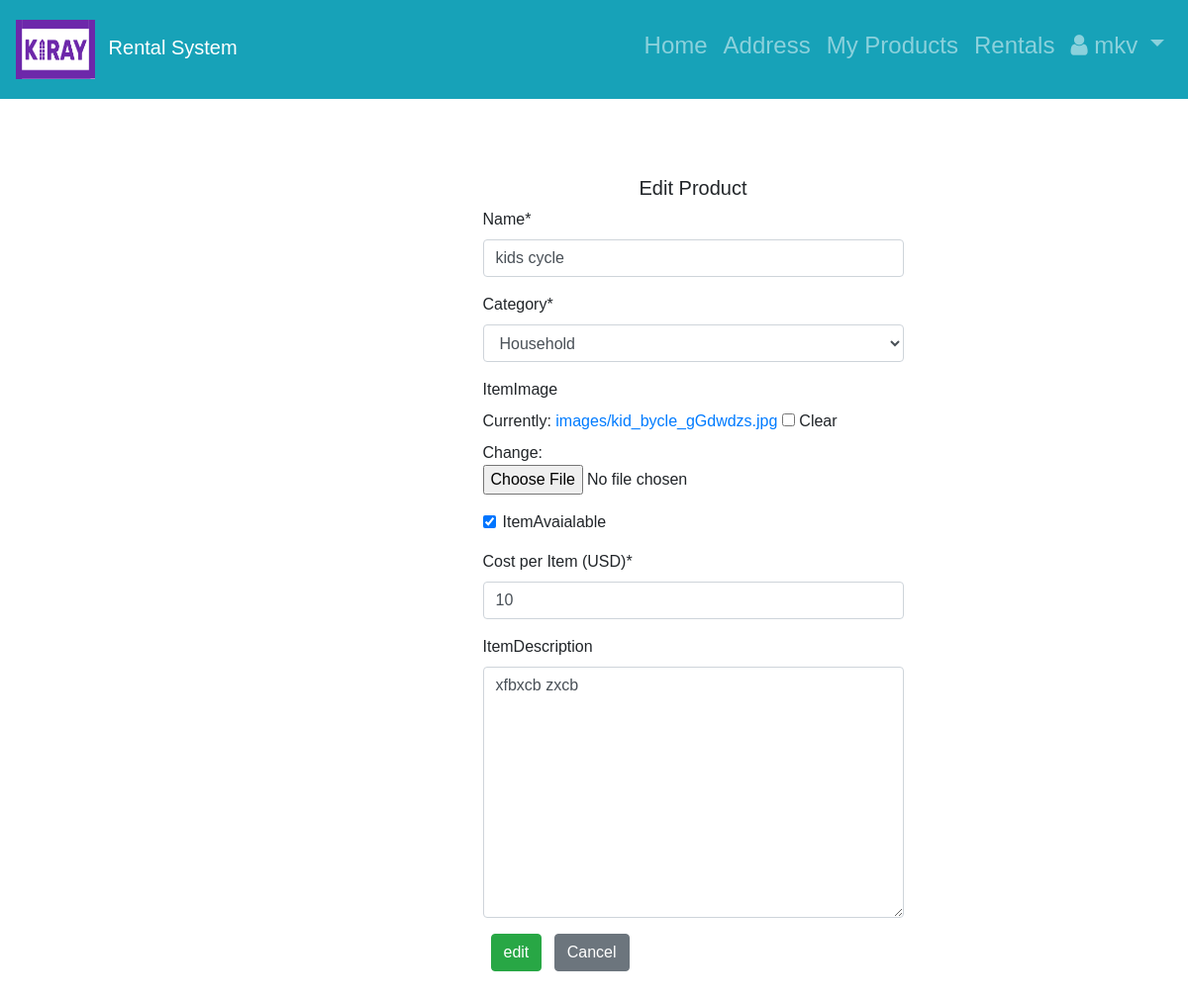
Screenshot of /product/30/edit/ (signed in) with the database file from the repository.
### RentalApp/models.py (models this page shows, shortened)
class Customer(AbstractUser):
    CURRENCIES = (
                     ('USD', _('United States Dollar')),
                     ('AED', _('United Arab Emirates Dirham')),
                     ('AFN', _('Afghan Afghani')),
                     ('ALL', _('Albanian Lek')),
                     ('AMD', _('Armenian Dram')),
                     ('ANG', _('Netherlands Antillean Guilder')),
                     ('AOA', _('Angolan Kwanza')),
                     ('ARS', _('Argentine Peso')),
                     ('AUD', _('Australian Dollar')),
                     ('AWG', _('Aruban Florin')),
                     ('AZN', _('Azerbaijani Manat')),
                     ('BAM', _('Bosnia-Herzegovina Convertible Mark')),
                     ('BBD', _('Barbadian Dollar')),
                     ('BDT', _('Bangladeshi Taka')),
                     ('BGN', _('Bulgarian Lev')),
                     ('BHD', _('Bahraini Dinar')),
                     ('BIF', _('Burundian Franc')),
                     ('BMD', _('Bermudan Dollar')),
                     ('BND', _('Brunei Dollar')),
                     ('BOB', _('Bolivian Boliviano')),
                     ('BRL', _('Brazilian Real')),
                     ('BSD', _('Bahamian Dollar')),
                     ('BTN', _('Bhutanese Ngultrum')),
                     ('BWP', _('Botswanan Pula')),
                     ('BZD', _('Belize Dollar')),
                     ('CAD', _('Canadian Dollar')),
                     ('CDF', _('Congolese Franc')),
                     ('CHF', _('Swiss Franc')),
                     ('CLF', _('Chilean Unit of Account UF')),
                     ('CLP', _('Chilean Peso')),
                     ('CNH', _('Chinese Yuan Offshore')),
                     ('CNY', _('Chinese Yuan')),
                     ('COP', _('Colombian Peso')),
                     ('CUP', _('Cuban Peso')),
                     ('CVE', _('Cape Verdean Escudo')),
                     ('CZK', _('Czech Republic Koruna')),
                     ('DJF', _('Djiboutian Franc')),
                     ('DKK', _('Danish Krone')),
                     ('DOP', _('Dominican Peso')),
                     ('DZD', _('Algerian Dinar')),
                     ('EGP', _('Egyptian Pound')),
                     ('ERN', _('Eritrean Nakfa')),
                     ('ETB', _('Ethiopian Birr')),
                     ('EUR', _('Euro')),
                     ('FJD', _('Fijian Dollar')),
                     ('FKP', _('Falkland Islands Pound')),
                     ('GBP', _('British Pound Sterling')),
                     ('GEL', _('Georgian Lari')),
                     ('GHS', _('Ghanaian Cedi')),
                     ('GIP', _('Gibraltar Pound')),
                     ('GMD', _('Gambian Dalasi')),
                     ('GNF', _('Guinean Franc')),
                     ('GTQ', _('Guatemalan Quetzal')),
                     ('GYD', _('Guyanaese Dollar')),
                     ('HKD', _('Hong Kong Dollar')),
                     ('HNL', _('Honduran Lempira')),
                     ('HRK', _('Croatian Kuna')),
                     ('HTG', _('Haitian Gourde')),
                     ('HUF', _('Hungarian Forint')),
                     ('IDR', _('Indonesian Rupiah')),
                     ('ILS', _('Israeli New Sheqel')),
                     ('INR', _('Indian Rupee')),
                     ('IQD', _('Iraqi Dinar')),
                     ('IRR', _('Iranian Rial')),
                     ('ISK', _('Icelandic Krona')),
                     ('JMD', _('Jamaican Dollar')),
                     ('JOD', _('Jordanian Dinar')),
                     ('JPY', _('Japanese Yen')),
                     ('KES', _('Kenyan Shilling')),
                     ('KGS', _('Kyrgystani Som')),
                     ('KHR', _('Cambodian Riel')),
                     ('KMF', _('Comorian Franc')),
                     ('KPW', _('North Korean Won')),
                     ('KRW', _('South Korean Won')),
                     ('KWD', _('Kuwaiti Dinar')),
                     ('KYD', _('Cayman Islands Dollar')),
                     ('KZT', _('Kazakhstani Tenge')),
                     ('LAK', _('Laotian Kip')),
                     ('LBP', _('Lebanese Pound')),
                     ('LKR', _('Sri Lankan Rupee')),
                     ('LRD', _('Liberian Dollar')),
                     ('LSL', _('Lesotho Loti')),
                     ('LYD', _('Libyan Dinar')),
                     ('MAD', _('Moroccan Dirham')),
                     ('MDL', _('Moldovan Leu')),
                     ('MGA', _('Malagasy Ariary')),
                     ('MKD', _('Macedonian Denar')),
                     ('MMK', _('Myanma Kyat')),
                     ('MNT', _('Mongolian Tugrik')),
                     ('MOP', _('Macanese Pataca')),
                     ('MRU', _('Mauritanian Ouguiya')),
                     ('MUR', _('Mauritian Rupee')),
                     ('MVR', _('Maldivian Rufiyaa')),
                     ('MWK', _('Malawian Kwacha')),
                     ('MXN', _('Mexican Peso')),
                     ('MYR', _('Malaysian Ringgit')),
                     ('MZN', _('Mozambican Metical')),
                     ('NAD', _('Namibian Dollar')),
                     ('NGN', _('Nigerian Naira')),
                     ('NOK', _('Norwegian Krone')),
                     ('NPR', _('Nepalese Rupee')),
                     ('NZD', _('New Zealand Dollar')),
                     ('OMR', _('Omani Rial')),
                     ('PAB', _('Panamanian Balboa')),
                     ('PEN', _('Peruvian Nuevo Sol')),
                     ('PGK', _('Papua New Guinean Kina')),
                     ('PHP', _('Philippine Peso')),
                     ('PKR', _('Pakistani Rupee')),
                     ('PLN', _('Polish Zloty')),
                     ('PYG', _('Paraguayan Guarani')),
                     ('QAR', _('Qatari Rial')),
                     ('RON', _('Romanian Leu')),
                     ('RSD', _('Serbian Dinar')),
                     ('RUB', _('Russian Ruble')),
                     ('RWF', _('Rwandan Franc')),
                     ('SAR', _('Saudi Riyal')),
                     ('SBD', _('Solomon Islands Dollar')),
                     ('SCR', _('Seychellois Rupee')),
                     ('SDG', _('Sudanese Pound')),
                     ('SEK', _('Swedish Krona')),
                     ('SGD', _('Singapore Dollar')),
                     ('SHP', _('Saint Helena Pound')),
                     ('SLL', _('Sierra Leonean Leone')),
                     ('SOS', _('Somali Shilling')),
                     ('SRD', _('Surinamese Dollar')),
                     ('SYP', _('Syrian Pound')),
                     ('SZL', _('Swazi Lilangeni')),
                     ('THB', _('Thai Baht')),
                     ('TJS', _('Tajikistani Somoni')),
                     ('TMT', _('Turkmenistani Manat')),
                     ('TND', _('Tunisian Dinar')),
                     ('TOP', _('Tongan Paanga')),
                     ('TRY', _('Turkish Lira')),
                     ('TTD', _('Trinidad and Tobago Dollar')),
                     ('TWD', _('New Taiwan Dollar')),
                     ('TZS', _('Tanzanian Shilling')),
                     ('UAH', _('Ukrainian Hryvnia')),
                     ('UGX', _('Ugandan Shilling')),
                     ('UYU', _('Uruguayan Peso')),
                     ('UZS', _('Uzbekistan Som')),
                     ('VND', _('Vietnamese Dong')),
                     ('VUV', _('Vanuatu Vatu')),
                     ('WST', _('Samoan Tala')),
                     ('XAF', _('CFA Franc BEAC')),
                     ('XCD', _('East Caribbean Dollar')),
                     ('XDR', _('Special Drawing Rights')),
                     ('XOF', _('CFA Franc BCEAO')),
                     ('XPF', _('CFP Franc')),
                     ('YER', _('Yemeni Rial')),
                     ('ZAR', _('South African Rand')),
                     ('ZMW', _('Zambian Kwacha')),
        )
    phone_regex = RegexValidator(regex=r'^\+?1?\d{9,15}$',
                                 message="Phone number must be entered in the format: '+999999999'. Up to 15 digits \
                                 allowed.")
    phone_number = models.CharField(validators=[phone_regex], max_length=30, blank=True)
    view_currency = models.CharField(default='USD', max_length=3, choices=CURRENCIES, verbose_name='View currency as')

class Item(models.Model):
    itemId = models.AutoField(auto_created=True, primary_key=True)
    itemName = models.CharField(
        "Name",
        max_length=1024,
    )
    category = models.ForeignKey(Category,
                                 on_delete=models.CASCADE,
                                 related_name='category'
                                 )
    itemImage = models.ImageField(upload_to='images', null=True, blank=True)
    itemOwner = models.ForeignKey(Customer,
                                  on_delete=models.CASCADE,
                                  related_name='my_items'
                                  )
    itemAvaialable = models.BooleanField()
    costPerItem = models.IntegerField(verbose_name='Cost per Item (USD)')
    itemDescription = models.TextField(null=True, blank=True)
    itemAddedDate = models.DateField(auto_now_add=True)
    asin = models.CharField(null=True, blank=True, max_length=10)

### RentalApp/views.py (the view, shortened to what this page needs)
# urls.py: path('product/<int:pk>/edit/',EditProductView.as_view(), name='edit_product'),
class EditProductView(LoginRequiredMixin, UpdateView):
    model = Item
    template_name = 'editProduct.html'
    login_url = '/users/login/'
    fields = ('itemName',
              'category',
              'itemImage',
              'itemAvaialable',
              'costPerItem',
              'itemDescription')

### RentalApp/models.py (called while the page is built)
    def __str__(self):
        return "%s" % self.name

### templates/editProduct.html
{% extends 'base.html' %}
{% load crispy_forms_tags %}
{% block content %}
 <div id="login">
    <h5 class="text-center pt-5">Edit Product</h5>
    <div id="login-row" class="row justify-content-center align-items-center">
        <div id="login-column" class="col-md-6">
            <div id="login-box" class="col-md-12">
                <form action="" method="post" enctype="multipart/form-data">{% csrf_token %}
                    {{ form|crispy }}
                  <button class="btn btn-success ml-2" type="submit">edit</button>
                    <a href="{% url 'RentalApp:product_details' item.pk%}" class="btn btn-secondary ml-2">
                    Cancel</a>
                </form>
            </div>
        </div>
    </div>
 </div>
{% endblock content %}

### templates/base.html (shortened to what this page needs)
<!doctype html>
<html lang="en">
  <head>
       {% load static %}
      <link href="http://maxcdn.bootstrapcdn.com/font-awesome/4.1.0/css/font-awesome.min.css" rel="stylesheet">
    <link rel="stylesheet" href="https://stackpath.bootstrapcdn.com/bootstrap/4.1.3/css/bootstrap.min.css">
    <link href="../static/css/base.css" rel="stylesheet">
    <link rel="stylesheet" type="text/css" href="{% static 'css/base.css' %}">
  </head>
  <body>
    <nav class="navbar navbar-expand-md navbar-dark bg-info md-4">
        <a href="{% url 'RentalApp:item_list' %}" class="navbar-brand">
            <img src="{% static 'images/logo.png' %}" height="60" width="80" alt="Rental System" class="d-inline-block align-middle mr-2">
            Rental System
        </a>
           <div class="collapse navbar-collapse bg-info" id="navbarNav">
              {% if user.is_authenticated %}
            <ul class="nav navbar-nav ml-auto w-100 justify-content-end">
              <li class="nav-item active" style="text-align: right">
                <h4><a class="nav-link" href="{% url 'RentalApp:item_list' %}">Home  <span class="sr-only">(current)</span></a></h4>
              </li>
              <li class="nav-item" style="text-align: right">
                <h4><a class="nav-link" href="{% if request.session.addressId is None%} {%url 'RentalApp:add_address'%} {%else%} {%url 'RentalApp:address' request.session.addressId%} {%endif%}"> Address  </a></h4>
              </li>
              <li class="nav-item active" style="text-align: right">
                <h4><a class="nav-link" href="{% url 'RentalApp:my_products' %}">My Products <span class="sr-only">(current)</span></a></h4>
              </li>
                <li class="nav-item active" style="text-align: right">
                <h4><a class="nav-link" href="{% url 'RentalApp:rental_history' %}">Rentals <span class="sr-only">(current)</span></a></h4>
              </li>
              <li class="nav-item active" style="text-align: right">
                  <h4><a class="nav-link dropdown-toggle" href="#" id="userMenu"\
                  data-toggle="dropdown" aria-haspopup="true" aria-expanded\
                                 ="false"><i class="fa fa-user icon"></i>
                    {{ user.username }}
                  </a>
                  </li>
              </ul>
            </div>
        {% endif %}
    </nav>
    <div class="content">
      {% block content %}
      {% endblock content %}
    </div>
  </body>
</html>

### static/css/base.css (style rules this page uses)
* { box-sizing: border-box; }
body { padding: 20px; font-family: Arial; }
.navbar { height: 100px; }
div.content { margin-left: 200px; padding: 30px 30px; }
body { margin: 0; padding: 0; height: 100vh; }

### rows the page displays
Customer: username "mkv"
Item: itemName "kids cycle", category "Household", itemAvaialable "☑", costPerItem "10", itemDescription "xfbxcb zxcb"
